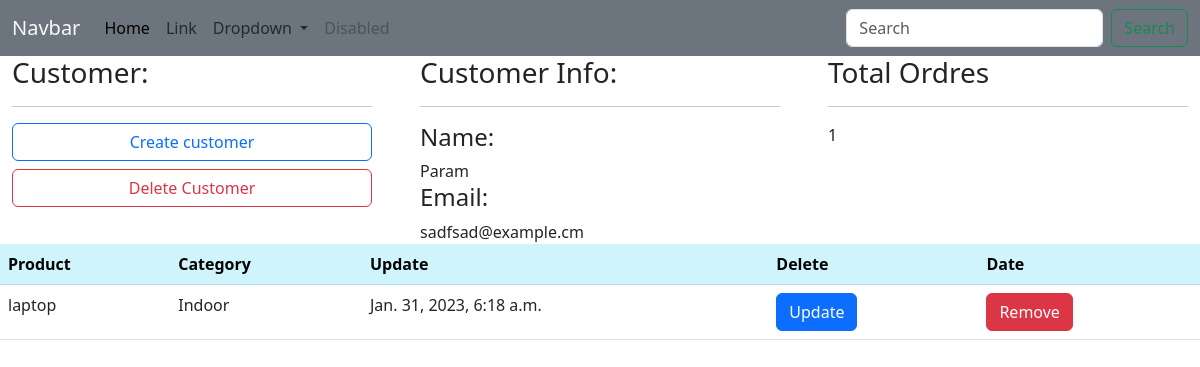
The app's page /customer/1/ with its own data.
### practice/models.py (models this page shows, shortened)
class Customer(models.Model):
    name = models.CharField(null = "true", max_length=50)
    phone = models.IntegerField(null = "true", )
    email = models.EmailField(null = "true")
    date_created = models.DateTimeField(auto_now_add= True , null=True)

class Order(models.Model):
    STATUS = (
        ('Pending','Pending'),
        ('Out for deleivery', 'Out for delivery'),
        ('Delivered', 'Delivered'),
    )
    customer = models.ForeignKey(Customer,null=True,on_delete=models.SET_NULL)
    product = models.ForeignKey(Product , null=True, on_delete=models.SET_NULL)
    date_created = models.DateTimeField(auto_now_add= True , null=True)
    status = models.CharField(max_length=200, null=True, choices=STATUS)
    tags = models.ManyToManyField(Tags)

class Product(models.Model):
        CATEGORY = (
        ('Indoor','Indoor'),
        ('Outdoor','Outdoor'),
        )
        name = models.CharField(max_length=100, null=True)
        price = models.FloatField(null=True)
        category = models.CharField(max_length=100, null=True,choices=CATEGORY)
        description = models.CharField(max_length=200 , null=True)
        date_created = models.DateTimeField(auto_now_add= True , null=True)
        def __str__(self):
            return self.name

### practice/views.py (the view)
# urls.py: path('customer/<str:pk>/',views.customer, name='customer'),
def customer(request,pk):
    customer = Customer.objects.get(id=pk)
    orders = customer.order_set.all()
    t_order = orders.count()
    context = {
        'customer' : customer,
        'orders' : orders,
        't_order' : t_order,
    }
    return render(request,'practice/customer.html',context)

### practice/templates/practice/customer.html (shortened to what this page needs)
{% extends 'practice/main.html' %}
{% load static %}
{% block content %}
<div class="row ">
    <div class="col-lg-4 col-md-4">
        <div class="container">
            <h3>Customer:</h3>
            <hr>
            <div class="d-grid gap-2">
                <button class="btn btn-outline-primary" type="button">Create customer</button>
                <button class="btn btn-outline-danger" type="button">Delete Customer</button>
              </div>
        </div>
    </div>
    <div class="col-lg-4 col-md-4">
        <div class="container">
            <h3>Customer Info:</h3>
            <hr>
            <span><h4>Name:</h4>{{customer.name}}</span>
            <span><h4>Email:</h4>{{customer.email}}</span>
        </div>
    </div>
    <div class="col-lg-4 col-md-4">
        <div class="container">
            <h3>Total Ordres</h3>
            <hr>
            {{t_order}}
        </div>
    </div>
    <div>
        <table class="table">
            <thead>
            <tr>
                <th scope="col" class="table-info">Product</th>
                <th scope="col" class="table-info">Category</th>
                <th scope="col" class="table-info">Update</th>
                <th scope="col" class="table-info">Delete</th>
                <th scope="col" class="table-info">Date</th>
            </tr>
            </thead>
            <tbody>
            {% for o in orders %}
            <tr>
                <td>{{o.product}}</td>
                <td>{{o.product.category}}</td>
                <td>{{o.date_created}}</td>
                <td><button type="button" class="btn btn-primary">Update</button></td>
                <td><button type="button" class="btn btn-danger">Remove</button></td>
            </tr>
            {% endfor %}
            </tbody>
        </table>
    </div>
</div>
{% endblock %}

### practice/static/css/style.css (style rules this page uses)
body { background-color:bisque; }

### records on screen
Customer: name "Param", email "sadfsad@example.cm"
Order: product "laptop", product.category "Indoor", date_created "Jan. 31, 2023, 6:18 a.m."

### other values on screen
{{ t_order }} "1"
